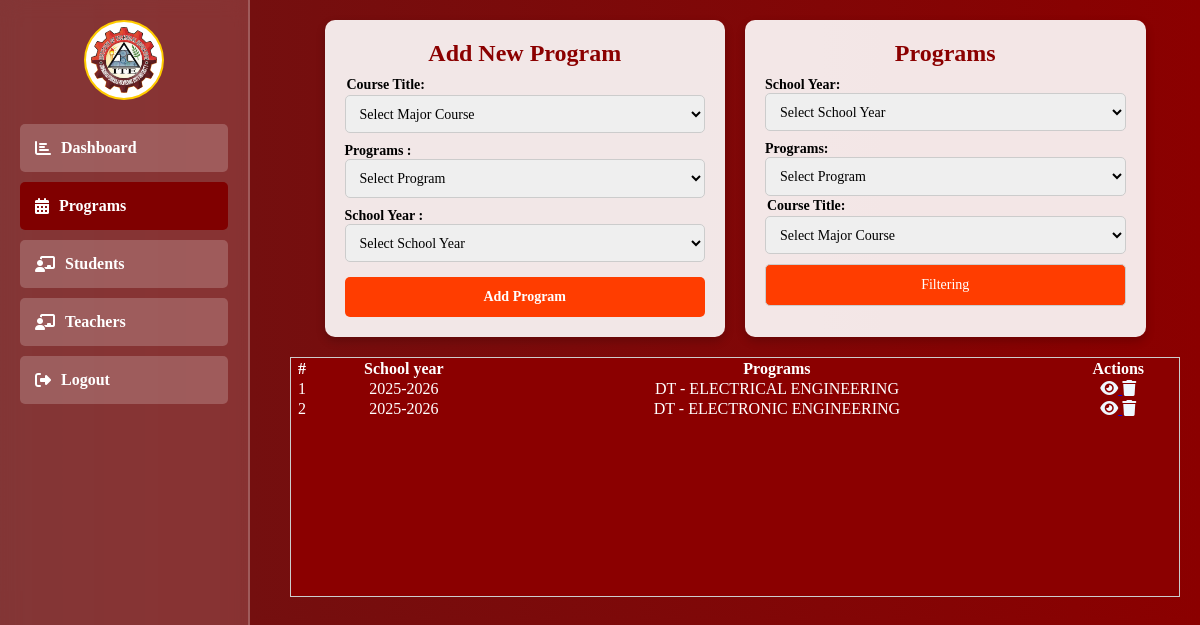
Before: /admin/program.php (signed in) with the older database file.
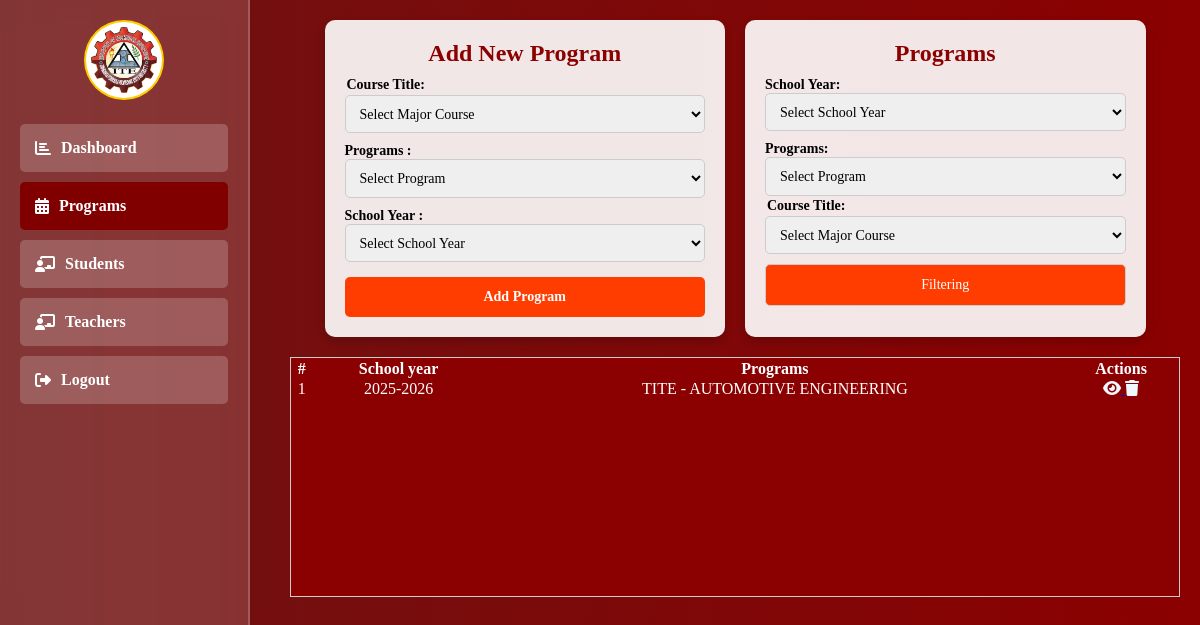
After: the same page with the newer database file.
### tables this page shows
CREATE TABLE `programs_with_subjects` (
  `id` int(11) NOT NULL,
  `program_course` varchar(100) NOT NULL,
  `department_program` varchar(100) NOT NULL,
  `school_year` varchar(100) NOT NULL,
  `subject_name` varchar(100) NOT NULL,
  `subject_code` varchar(100) NOT NULL,
  `semester` int(1) NOT NULL,
  `created_at` datetime NOT NULL DEFAULT current_timestamp(),
  `teacher_name` varchar(100) NOT NULL
);

### admin/admin_function.php (called while the page is built, shortened)
<?php
include "../db_connect.php";
function GetProgramList()
{
    global $pdo;
    $stmt = $pdo->prepare("SELECT * FROM programs_with_subjects");
    $stmt->execute();
    return $stmt->fetchAll();
}

### admin/program.php (the view, shortened to what the changed rows need)
<?php
include "../db_connect.php";
include "./admin_function.php";
?>
<!DOCTYPE html>
<html lang="en">
<head>
    <link rel="stylesheet" href="https://cdnjs.cloudflare.com/ajax/libs/font-awesome/6.2.0/css/all.css">
</head>
<body>
    <div class="content">
        <div class="dashboard-container">
            <div class="card">
                <h2>Add New Program</h2>
            </div>
            <div class="card">
                <h2>Programs</h2>
            </div>
            <div class="card-table" id="tableNone"
                style="width: 100%; color: #ccc; border: 1px solid #ccc; height: 15rem; background-color: #8B0000; overflow-y: scroll;">
                <div class="tables-content" style=" background-color: #8B0000; display: flex; color: white;">
                    <table class="table" style=" width: 100%; ">
                        <thead>
                            <tr>
                                <th>#</th>
                                <th>School year</th>
                                <th>Programs</th>
                                <th>Actions</th>
                            </tr>
                        </thead>
                        <tbody>
                            <?php
                            $list = GetProgramList();
                            foreach ($list as $index => $program) {
                                if (
                                    (!isset($_GET['sy']) || $_GET['sy'] == '' || $_GET['sy'] == $program['school_year']) &&
                                    (!isset($_GET['department']) || $_GET['department'] == '' || $_GET['department'] == $program['department_program']) &&
                                    (!isset($_GET['course']) || $_GET['course'] == '' || $_GET['course'] == $program['program_course'])
                                ) {
                                    ?>
                                    <tr style="text-align: center;">
                                        <td><?php echo $index + 1 ?></td>
                                        <td><?php echo htmlspecialchars($program['school_year']) ?></td>
                                        <td>
                                            <?php echo htmlspecialchars($program['department_program']) . ' - ' . htmlspecialchars($program['program_course']); ?>
                                        </td>
                                        <td>
                                            <div style="color: aliceblue;">
                                                <a
                                                    href="view_program.php?program_id=<?php echo $_SESSION['program_id'] = $program['id']; ?>&program_name=<?php echo urlencode($program['department_program']); ?>&course_name=<?php echo urlencode($program['program_course']); ?>&school_year=<?php echo urlencode($program['school_year']); ?>">
                                                    <i style="color: aliceblue;" class="fa fa-eye"></i>
                                                </a>
                                                <a class="delete-program" section="<?php echo $program['id']; ?>"><i
                                                        class="fa fa-trash"></i></a>
                                            </div>
                                        </td>
                                    </tr>
                                <?php }
                            } ?>
                        </tbody>
                    </table>
                </div>
            </div>
        </div>
</body>
</html>

Changed rows visible on the page:
removed programs_with_subjects: school_year "2025-2026", department_program "DT", program_course "ELECTRICAL ENGINEERING"
removed programs_with_subjects: school_year "2025-2026", department_program "DT", program_course "ELECTRONIC ENGINEERING"
added programs_with_subjects: school_year "2025-2026", department_program "TITE", program_course "AUTOMOTIVE ENGINEERING"
